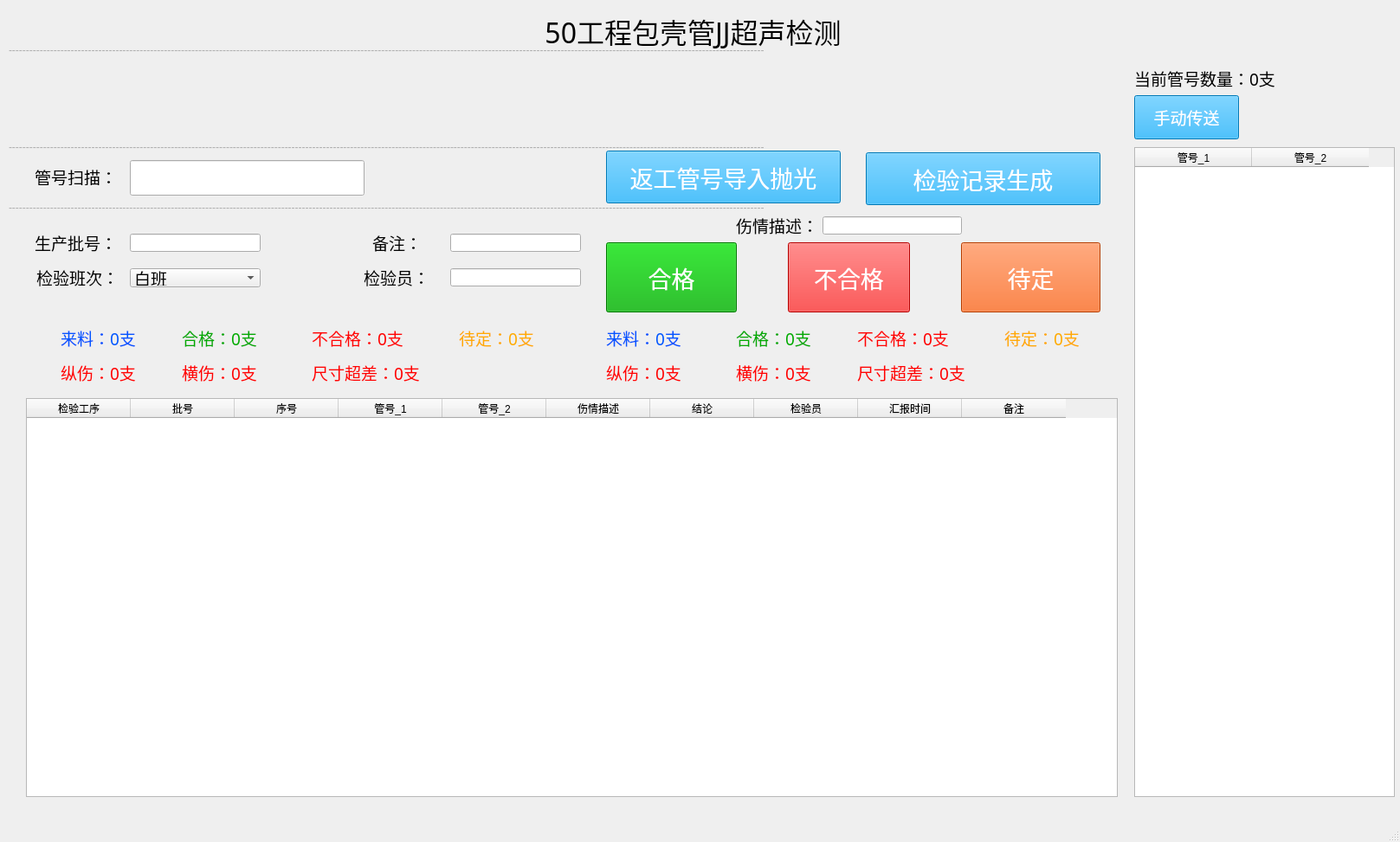
<?xml version="1.0" encoding="UTF-8"?>
<ui version="4.0">
 <class>MainWindow</class>
 <widget class="QMainWindow" name="MainWindow">
  <property name="geometry">
   <rect>
    <x>0</x>
    <y>0</y>
    <width>1617</width>
    <height>973</height>
   </rect>
  </property>
  <property name="windowTitle">
   <string>50工程包壳管JJ超声检测</string>
  </property>
  <widget class="QWidget" name="centralwidget">
   <widget class="QLabel" name="label">
    <property name="geometry">
     <rect>
      <x>0</x>
      <y>0</y>
      <width>1601</width>
      <height>71</height>
     </rect>
    </property>
    <property name="font">
     <font>
      <family>黑体</family>
      <pointsize>24</pointsize>
     </font>
    </property>
    <property name="text">
     <string>50工程包壳管JJ超声检测</string>
    </property>
    <property name="alignment">
     <set>Qt::AlignCenter</set>
    </property>
   </widget>
   <widget class="QLineEdit" name="Scan">
    <property name="geometry">
     <rect>
      <x>150</x>
      <y>185</y>
      <width>271</width>
      <height>41</height>
     </rect>
    </property>
    <property name="font">
     <font>
      <family>黑体</family>
      <pointsize>28</pointsize>
     </font>
    </property>
   </widget>
   <widget class="QLabel" name="show_Barcode">
    <property name="geometry">
     <rect>
      <x>30</x>
      <y>80</y>
      <width>1251</width>
      <height>81</height>
     </rect>
    </property>
    <property name="font">
     <font>
      <family>黑体</family>
      <pointsize>72</pointsize>
     </font>
    </property>
    <property name="styleSheet">
     <string notr="true">color:red</string>
    </property>
    <property name="text">
     <string/>
    </property>
    <property name="alignment">
     <set>Qt::AlignCenter</set>
    </property>
   </widget>
   <widget class="QLabel" name="label_3">
    <property name="geometry">
     <rect>
      <x>40</x>
      <y>194</y>
      <width>91</width>
      <height>20</height>
     </rect>
    </property>
    <property name="font">
     <font>
      <family>黑体</family>
      <pointsize>14</pointsize>
     </font>
    </property>
    <property name="text">
     <string>管号扫描：</string>
    </property>
   </widget>
   <widget class="QPushButton" name="hege_btn">
    <property name="geometry">
     <rect>
      <x>700</x>
      <y>280</y>
      <width>151</width>
      <height>81</height>
     </rect>
    </property>
    <property name="font">
     <font>
      <family>黑体</family>
      <pointsize>20</pointsize>
     </font>
    </property>
    <property name="styleSheet">
     <string notr="true">color:white;
background-color: rgb(0, 170, 0);</string>
    </property>
    <property name="text">
     <string>合格</string>
    </property>
   </widget>
   <widget class="QPushButton" name="buhege_btn">
    <property name="geometry">
     <rect>
      <x>910</x>
      <y>280</y>
      <width>141</width>
      <height>81</height>
     </rect>
    </property>
    <property name="font">
     <font>
      <family>黑体</family>
      <pointsize>20</pointsize>
     </font>
    </property>
    <property name="styleSheet">
     <string notr="true">color:white;
background-color: rgb(255, 0, 0);</string>
    </property>
    <property name="text">
     <string>不合格</string>
    </property>
   </widget>
   <widget class="QPushButton" name="daiding_btn">
    <property name="geometry">
     <rect>
      <x>1110</x>
      <y>280</y>
      <width>161</width>
      <height>81</height>
     </rect>
    </property>
    <property name="font">
     <font>
      <family>黑体</family>
      <pointsize>20</pointsize>
     </font>
    </property>
    <property name="styleSheet">
     <string notr="true">color:white;
background-color: rgb(255, 85, 0);</string>
    </property>
    <property name="text">
     <string>待定</string>
    </property>
   </widget>
   <widget class="QLabel" name="label_6">
    <property name="geometry">
     <rect>
      <x>420</x>
      <y>310</y>
      <width>91</width>
      <height>21</height>
     </rect>
    </property>
    <property name="font">
     <font>
      <family>黑体</family>
      <pointsize>14</pointsize>
     </font>
    </property>
    <property name="text">
     <string>检验员：</string>
    </property>
   </widget>
   <widget class="QLineEdit" name="biaozhun">
    <property name="geometry">
     <rect>
      <x>520</x>
      <y>270</y>
      <width>151</width>
      <height>21</height>
     </rect>
    </property>
    <property name="font">
     <font>
      <family>黑体</family>
      <pointsize>14</pointsize>
     </font>
    </property>
    <property name="styleSheet">
     <string notr="true"/>
    </property>
   </widget>
   <widget class="QLabel" name="label_4">
    <property name="geometry">
     <rect>
      <x>40</x>
      <y>270</y>
      <width>91</width>
      <height>21</height>
     </rect>
    </property>
    <property name="font">
     <font>
      <family>黑体</family>
      <pointsize>14</pointsize>
     </font>
    </property>
    <property name="text">
     <string>生产批号：</string>
    </property>
   </widget>
   <widget class="QLabel" name="label_5">
    <property name="geometry">
     <rect>
      <x>430</x>
      <y>270</y>
      <width>91</width>
      <height>21</height>
     </rect>
    </property>
    <property name="font">
     <font>
      <family>黑体</family>
      <pointsize>14</pointsize>
     </font>
    </property>
    <property name="text">
     <string>备注：</string>
    </property>
   </widget>
   <widget class="QLineEdit" name="jianyanyuan">
    <property name="geometry">
     <rect>
      <x>520</x>
      <y>310</y>
      <width>151</width>
      <height>21</height>
     </rect>
    </property>
    <property name="font">
     <font>
      <family>黑体</family>
      <pointsize>14</pointsize>
     </font>
    </property>
    <property name="styleSheet">
     <string notr="true"/>
    </property>
   </widget>
   <widget class="QLineEdit" name="pihao">
    <property name="geometry">
     <rect>
      <x>150</x>
      <y>270</y>
      <width>151</width>
      <height>21</height>
     </rect>
    </property>
    <property name="font">
     <font>
      <family>黑体</family>
      <pointsize>14</pointsize>
     </font>
    </property>
    <property name="styleSheet">
     <string notr="true"/>
    </property>
   </widget>
   <widget class="QLabel" name="label_7">
    <property name="geometry">
     <rect>
      <x>42</x>
      <y>310</y>
      <width>91</width>
      <height>21</height>
     </rect>
    </property>
    <property name="font">
     <font>
      <family>黑体</family>
      <pointsize>14</pointsize>
     </font>
    </property>
    <property name="text">
     <string>检验班次：</string>
    </property>
   </widget>
   <widget class="QComboBox" name="banci">
    <property name="geometry">
     <rect>
      <x>150</x>
      <y>310</y>
      <width>151</width>
      <height>22</height>
     </rect>
    </property>
    <property name="font">
     <font>
      <family>黑体</family>
      <pointsize>14</pointsize>
     </font>
    </property>
    <property name="styleSheet">
     <string notr="true"/>
    </property>
    <item>
     <property name="text">
      <string>白班</string>
     </property>
    </item>
    <item>
     <property name="text">
      <string>中班</string>
     </property>
    </item>
    <item>
     <property name="text">
      <string>夜班</string>
     </property>
    </item>
   </widget>
   <widget class="QTableWidget" name="table_data">
    <property name="geometry">
     <rect>
      <x>30</x>
      <y>460</y>
      <width>1261</width>
      <height>461</height>
     </rect>
    </property>
    <property name="autoScroll">
     <bool>true</bool>
    </property>
    <property name="editTriggers">
     <set>QAbstractItemView::NoEditTriggers</set>
    </property>
    <property name="verticalScrollMode">
     <enum>QAbstractItemView::ScrollPerItem</enum>
    </property>
    <property name="sortingEnabled">
     <bool>false</bool>
    </property>
    <property name="cornerButtonEnabled">
     <bool>true</bool>
    </property>
    <attribute name="horizontalHeaderMinimumSectionSize">
     <number>30</number>
    </attribute>
    <attribute name="horizontalHeaderDefaultSectionSize">
     <number>120</number>
    </attribute>
    <attribute name="verticalHeaderMinimumSectionSize">
     <number>25</number>
    </attribute>
    <attribute name="verticalHeaderDefaultSectionSize">
     <number>30</number>
    </attribute>
    <column>
     <property name="text">
      <string>检验工序</string>
     </property>
    </column>
    <column>
     <property name="text">
      <string>批号</string>
     </property>
    </column>
    <column>
     <property name="text">
      <string>序号</string>
     </property>
    </column>
    <column>
     <property name="text">
      <string>管号_1</string>
     </property>
    </column>
    <column>
     <property name="text">
      <string>管号_2</string>
     </property>
    </column>
    <column>
     <property name="text">
      <string>伤情描述</string>
     </property>
    </column>
    <column>
     <property name="text">
      <string>结论</string>
     </property>
    </column>
    <column>
     <property name="text">
      <string>检验员</string>
     </property>
    </column>
    <column>
     <property name="text">
      <string>汇报时间</string>
     </property>
    </column>
    <column>
     <property name="text">
      <string>备注</string>
     </property>
    </column>
   </widget>
   <widget class="QLabel" name="label_2">
    <property name="geometry">
     <rect>
      <x>10</x>
      <y>160</y>
      <width>1271</width>
      <height>20</height>
     </rect>
    </property>
    <property name="styleSheet">
     <string notr="true">color: rgb(173, 173, 173);</string>
    </property>
    <property name="text">
     <string>---------------------------------------------------------------------------------------------------------------------------------------------------------------------------------------------------------------------------</string>
    </property>
   </widget>
   <widget class="QLabel" name="label_8">
    <property name="geometry">
     <rect>
      <x>10</x>
      <y>230</y>
      <width>1271</width>
      <height>20</height>
     </rect>
    </property>
    <property name="styleSheet">
     <string notr="true">color: rgb(173, 173, 173);</string>
    </property>
    <property name="text">
     <string>---------------------------------------------------------------------------------------------------------------------------------------------------------------------------------------------------------------------------</string>
    </property>
   </widget>
   <widget class="QLabel" name="label_9">
    <property name="geometry">
     <rect>
      <x>10</x>
      <y>50</y>
      <width>1271</width>
      <height>16</height>
     </rect>
    </property>
    <property name="styleSheet">
     <string notr="true">color: rgb(173, 173, 173);</string>
    </property>
    <property name="text">
     <string>---------------------------------------------------------------------------------------------------------------------------------------------------------------------------------------------------------------------------</string>
    </property>
   </widget>
   <widget class="QPushButton" name="daiding_btn_R">
    <property name="geometry">
     <rect>
      <x>700</x>
      <y>174</y>
      <width>271</width>
      <height>61</height>
     </rect>
    </property>
    <property name="font">
     <font>
      <family>黑体</family>
      <pointsize>20</pointsize>
     </font>
    </property>
    <property name="styleSheet">
     <string notr="true">color:white;
background-color: rgb(0, 170, 255);</string>
    </property>
    <property name="text">
     <string>返工管号导入抛光</string>
    </property>
   </widget>
   <widget class="QLineEdit" name="shangqing">
    <property name="geometry">
     <rect>
      <x>950</x>
      <y>250</y>
      <width>161</width>
      <height>21</height>
     </rect>
    </property>
    <property name="font">
     <font>
      <family>黑体</family>
      <pointsize>14</pointsize>
     </font>
    </property>
    <property name="styleSheet">
     <string notr="true"/>
    </property>
   </widget>
   <widget class="QLabel" name="label_10">
    <property name="geometry">
     <rect>
      <x>850</x>
      <y>250</y>
      <width>91</width>
      <height>21</height>
     </rect>
    </property>
    <property name="font">
     <font>
      <family>黑体</family>
      <pointsize>14</pointsize>
     </font>
    </property>
    <property name="text">
     <string>伤情描述：</string>
    </property>
   </widget>
   <widget class="QLabel" name="HG">
    <property name="geometry">
     <rect>
      <x>210</x>
      <y>380</y>
      <width>131</width>
      <height>21</height>
     </rect>
    </property>
    <property name="font">
     <font>
      <family>黑体</family>
      <pointsize>14</pointsize>
     </font>
    </property>
    <property name="styleSheet">
     <string notr="true">color: rgb(0, 170, 0);</string>
    </property>
    <property name="text">
     <string>合格：0支</string>
    </property>
   </widget>
   <widget class="QLabel" name="BHG">
    <property name="geometry">
     <rect>
      <x>360</x>
      <y>380</y>
      <width>141</width>
      <height>21</height>
     </rect>
    </property>
    <property name="font">
     <font>
      <family>黑体</family>
      <pointsize>14</pointsize>
     </font>
    </property>
    <property name="styleSheet">
     <string notr="true">color: rgb(255, 0, 0);</string>
    </property>
    <property name="text">
     <string>不合格：0支</string>
    </property>
   </widget>
   <widget class="QLabel" name="DD">
    <property name="geometry">
     <rect>
      <x>530</x>
      <y>380</y>
      <width>141</width>
      <height>21</height>
     </rect>
    </property>
    <property name="font">
     <font>
      <family>黑体</family>
      <pointsize>14</pointsize>
     </font>
    </property>
    <property name="styleSheet">
     <string notr="true">color: rgb(255, 170, 0);</string>
    </property>
    <property name="text">
     <string>待定：0支</string>
    </property>
   </widget>
   <widget class="QLabel" name="LL">
    <property name="geometry">
     <rect>
      <x>70</x>
      <y>380</y>
      <width>131</width>
      <height>21</height>
     </rect>
    </property>
    <property name="font">
     <font>
      <family>黑体</family>
      <pointsize>14</pointsize>
     </font>
    </property>
    <property name="styleSheet">
     <string notr="true">color: rgb(0, 85, 255);</string>
    </property>
    <property name="text">
     <string>来料：0支</string>
    </property>
   </widget>
   <widget class="QPushButton" name="jilu_btn">
    <property name="geometry">
     <rect>
      <x>1000</x>
      <y>176</y>
      <width>271</width>
      <height>61</height>
     </rect>
    </property>
    <property name="font">
     <font>
      <family>黑体</family>
      <pointsize>20</pointsize>
     </font>
    </property>
    <property name="styleSheet">
     <string notr="true">color:white;
background-color: rgb(0, 170, 255);</string>
    </property>
    <property name="text">
     <string>检验记录生成</string>
    </property>
   </widget>
   <widget class="QTableWidget" name="table_Barcode">
    <property name="geometry">
     <rect>
      <x>1310</x>
      <y>170</y>
      <width>301</width>
      <height>751</height>
     </rect>
    </property>
    <attribute name="horizontalHeaderDefaultSectionSize">
     <number>135</number>
    </attribute>
    <column>
     <property name="text">
      <string>管号_1</string>
     </property>
    </column>
    <column>
     <property name="text">
      <string>管号_2</string>
     </property>
    </column>
   </widget>
   <widget class="QLabel" name="shu">
    <property name="geometry">
     <rect>
      <x>1310</x>
      <y>80</y>
      <width>301</width>
      <height>21</height>
     </rect>
    </property>
    <property name="font">
     <font>
      <family>黑体</family>
      <pointsize>14</pointsize>
     </font>
    </property>
    <property name="text">
     <string>当前管号数量：0支</string>
    </property>
   </widget>
   <widget class="QPushButton" name="chuansong_btn">
    <property name="geometry">
     <rect>
      <x>1310</x>
      <y>110</y>
      <width>121</width>
      <height>51</height>
     </rect>
    </property>
    <property name="font">
     <font>
      <family>SimSun</family>
      <pointsize>14</pointsize>
     </font>
    </property>
    <property name="styleSheet">
     <string notr="true">color:white;
background-color: rgb(0, 170, 255);</string>
    </property>
    <property name="text">
     <string>手动传送</string>
    </property>
   </widget>
   <widget class="QLabel" name="LL_2">
    <property name="geometry">
     <rect>
      <x>700</x>
      <y>380</y>
      <width>131</width>
      <height>21</height>
     </rect>
    </property>
    <property name="font">
     <font>
      <family>黑体</family>
      <pointsize>14</pointsize>
     </font>
    </property>
    <property name="styleSheet">
     <string notr="true">color: rgb(0, 85, 255);</string>
    </property>
    <property name="text">
     <string>来料：0支</string>
    </property>
   </widget>
   <widget class="QLabel" name="DD_2">
    <property name="geometry">
     <rect>
      <x>1160</x>
      <y>380</y>
      <width>111</width>
      <height>21</height>
     </rect>
    </property>
    <property name="font">
     <font>
      <family>黑体</family>
      <pointsize>14</pointsize>
     </font>
    </property>
    <property name="styleSheet">
     <string notr="true">color: rgb(255, 170, 0);</string>
    </property>
    <property name="text">
     <string>待定：0支</string>
    </property>
   </widget>
   <widget class="QLabel" name="BHG_2">
    <property name="geometry">
     <rect>
      <x>990</x>
      <y>380</y>
      <width>131</width>
      <height>21</height>
     </rect>
    </property>
    <property name="font">
     <font>
      <family>黑体</family>
      <pointsize>14</pointsize>
     </font>
    </property>
    <property name="styleSheet">
     <string notr="true">color: rgb(255, 0, 0);</string>
    </property>
    <property name="text">
     <string>不合格：0支</string>
    </property>
   </widget>
   <widget class="QLabel" name="HG_2">
    <property name="geometry">
     <rect>
      <x>850</x>
      <y>380</y>
      <width>131</width>
      <height>21</height>
     </rect>
    </property>
    <property name="font">
     <font>
      <family>黑体</family>
      <pointsize>14</pointsize>
     </font>
    </property>
    <property name="styleSheet">
     <string notr="true">color: rgb(0, 170, 0);</string>
    </property>
    <property name="text">
     <string>合格：0支</string>
    </property>
   </widget>
   <widget class="QLabel" name="BHG_ZS">
    <property name="geometry">
     <rect>
      <x>70</x>
      <y>420</y>
      <width>131</width>
      <height>21</height>
     </rect>
    </property>
    <property name="font">
     <font>
      <family>黑体</family>
      <pointsize>14</pointsize>
     </font>
    </property>
    <property name="styleSheet">
     <string notr="true">color: rgb(255, 0, 0);</string>
    </property>
    <property name="text">
     <string>纵伤：0支</string>
    </property>
   </widget>
   <widget class="QLabel" name="BHG_HS">
    <property name="geometry">
     <rect>
      <x>210</x>
      <y>420</y>
      <width>131</width>
      <height>21</height>
     </rect>
    </property>
    <property name="font">
     <font>
      <family>黑体</family>
      <pointsize>14</pointsize>
     </font>
    </property>
    <property name="styleSheet">
     <string notr="true">color: rgb(255, 0, 0);</string>
    </property>
    <property name="text">
     <string>横伤：0支</string>
    </property>
   </widget>
   <widget class="QLabel" name="BHG_CC">
    <property name="geometry">
     <rect>
      <x>360</x>
      <y>420</y>
      <width>181</width>
      <height>21</height>
     </rect>
    </property>
    <property name="font">
     <font>
      <family>黑体</family>
      <pointsize>14</pointsize>
     </font>
    </property>
    <property name="styleSheet">
     <string notr="true">color: rgb(255, 0, 0);</string>
    </property>
    <property name="text">
     <string>尺寸超差：0支</string>
    </property>
   </widget>
   <widget class="QLabel" name="BHG_2_ZS">
    <property name="geometry">
     <rect>
      <x>700</x>
      <y>420</y>
      <width>131</width>
      <height>21</height>
     </rect>
    </property>
    <property name="font">
     <font>
      <family>黑体</family>
      <pointsize>14</pointsize>
     </font>
    </property>
    <property name="styleSheet">
     <string notr="true">color: rgb(255, 0, 0);</string>
    </property>
    <property name="text">
     <string>纵伤：0支</string>
    </property>
   </widget>
   <widget class="QLabel" name="BHG_2_CC">
    <property name="geometry">
     <rect>
      <x>990</x>
      <y>420</y>
      <width>191</width>
      <height>21</height>
     </rect>
    </property>
    <property name="font">
     <font>
      <family>黑体</family>
      <pointsize>14</pointsize>
     </font>
    </property>
    <property name="styleSheet">
     <string notr="true">color: rgb(255, 0, 0);</string>
    </property>
    <property name="text">
     <string>尺寸超差：0支</string>
    </property>
   </widget>
   <widget class="QLabel" name="BHG_2_HS">
    <property name="geometry">
     <rect>
      <x>850</x>
      <y>420</y>
      <width>131</width>
      <height>21</height>
     </rect>
    </property>
    <property name="font">
     <font>
      <family>黑体</family>
      <pointsize>14</pointsize>
     </font>
    </property>
    <property name="styleSheet">
     <string notr="true">color: rgb(255, 0, 0);</string>
    </property>
    <property name="text">
     <string>横伤：0支</string>
    </property>
   </widget>
  </widget>
  <widget class="QMenuBar" name="menubar">
   <property name="geometry">
    <rect>
     <x>0</x>
     <y>0</y>
     <width>1617</width>
     <height>23</height>
    </rect>
   </property>
  </widget>
  <widget class="QStatusBar" name="statusbar"/>
 </widget>
 <resources/>
 <connections>
  <connection>
   <sender>hege_btn</sender>
   <signal>clicked()</signal>
   <receiver>Scan</receiver>
   <slot>setFocus()</slot>
   <hints>
    <hint type="sourcelabel">
     <x>777</x>
     <y>355</y>
    </hint>
    <hint type="destinationlabel">
     <x>404</x>
     <y>224</y>
    </hint>
   </hints>
  </connection>
  <connection>
   <sender>buhege_btn</sender>
   <signal>clicked()</signal>
   <receiver>Scan</receiver>
   <slot>setFocus()</slot>
   <hints>
    <hint type="sourcelabel">
     <x>968</x>
     <y>336</y>
    </hint>
    <hint type="destinationlabel">
     <x>416</x>
     <y>236</y>
    </hint>
   </hints>
  </connection>
  <connection>
   <sender>daiding_btn</sender>
   <signal>clicked()</signal>
   <receiver>Scan</receiver>
   <slot>setFocus()</slot>
   <hints>
    <hint type="sourcelabel">
     <x>1119</x>
     <y>320</y>
    </hint>
    <hint type="destinationlabel">
     <x>411</x>
     <y>245</y>
    </hint>
   </hints>
  </connection>
 </connections>
</ui>
